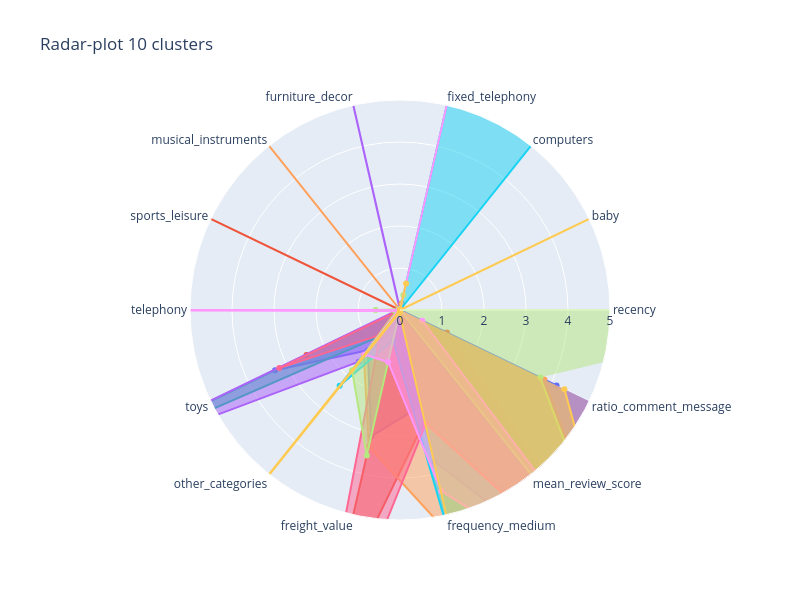

Notebook code cell kept with this figure:
### Code cell
plot_clusters_radar(centroid_normalized_10)

### Figure 1 — Plotly figure (JSON) as saved in the notebook; plotly's stock layout.template omitted (floating-point values rounded to 4 significant figures)
{"data": [{"fill": "toself", "name": "Cluster 0", "r": [0, 3.469e-18, 2.22e-16, 0, 0, 0, 2.22e-16, 0, 3.301, 1.228, 3.088, 2.33, 0, 4.138], "theta": ["recency", "baby", "computers", "fixed_telephony", "furniture_decor", "musical_instruments", "sports_leisure", "telephony", "toys", "other_categories", "freight_value", "frequency_medium", "mean_review_score", "ratio_comment_message"], "type": "scatterpolar"}, {"fill": "toself", "name": "Cluster 1", "r": [0, 0, 0.04539, 0, 1.11e-16, 0.006135, 10, 0, 2.47, 0, 7.469, 2.688, 9.509, 1.238], "theta": ["recency", "baby", "computers", "fixed_telephony", "furniture_decor", "musical_instruments", "sports_leisure", "telephony", "toys", "other_categories", "freight_value", "frequency_medium", "mean_review_score", "ratio_comment_message"], "type": "scatterpolar"}, {"fill": "toself", "name": "Cluster 2", "r": [0, 3.469e-18, 0, 0.1601, 0, 0, 4.441e-16, 0, 10, 0.8089, 0, 0.09787, 10, 0], "theta": ["recency", "baby", "computers", "fixed_telephony", "furniture_decor", "musical_instruments", "sports_leisure", "telephony", "toys", "other_categories", "freight_value", "frequency_medium", "mean_review_score", "ratio_comment_message"], "type": "scatterpolar"}, {"fill": "toself", "name": "Cluster 3", "r": [0, 3.469e-18, 2.22e-16, 0.009842, 10, 0.0017, 0.00602, 0.05213, 8.966, 1.576, 0.386, 3.698, 9.853, 9.378], "theta": ["recency", "baby", "computers", "fixed_telephony", "furniture_decor", "musical_instruments", "sports_leisure", "telephony", "toys", "other_categories", "freight_value", "frequency_medium", "mean_review_score", "ratio_comment_message"], "type": "scatterpolar"}, {"fill": "toself", "name": "Cluster 4", "r": [0, 3.469e-18, 2.22e-16, 0.1548, 0, 10, 2.22e-16, 0, 0.1472, 1.383, 3.334, 5.552, 8.435, 3.815], "theta": ["recency", "baby", "computers", "fixed_telephony", "furniture_decor", "musical_instruments", "sports_leisure", "telephony", "toys", "other_categories", "freight_value", "frequency_medium", "mean_review_score", "ratio_comment_message"], "type": "scatterpolar"}, {"fill": "toself", "name": "Cluster 5", "r": [0, 3.469e-18, 10, 10, 0, 0.001391, 0, 0, 0.05096, 2.305, 0.7469, 6.386, 9.677, 9.912], "theta": ["recency", "baby", "computers", "fixed_telephony", "furniture_decor", "musical_instruments", "sports_leisure", "telephony", "toys", "other_categories", "freight_value", "frequency_medium", "mean_review_score", "ratio_comment_message"], "type": "scatterpolar"}, {"fill": "toself", "name": "Cluster 6", "r": [0, 3.469e-18, 2.22e-16, 0, 0, 0, 2.22e-16, 0, 3.189, 0.7589, 10, 2.771, 9.996, 10], "theta": ["recency", "baby", "computers", "fixed_telephony", "furniture_decor", "musical_instruments", "sports_leisure", "telephony", "toys", "other_categories", "freight_value", "frequency_medium", "mean_review_score", "ratio_comment_message"], "type": "scatterpolar"}, {"fill": "toself", "name": "Cluster 7", "r": [10.0, 3.469e-18, 2.22e-16, 0.3647, 0, 0.02099, 0.03718, 0.5794, 0.1018, 1.833, 3.556, 0, 8.366, 3.708], "theta": ["recency", "baby", "computers", "fixed_telephony", "furniture_decor", "musical_instruments", "sports_leisure", "telephony", "toys", "other_categories", "freight_value", "frequency_medium", "mean_review_score", "ratio_comment_message"], "type": "scatterpolar"}, {"fill": "toself", "name": "Cluster 8", "r": [0, 3.469e-18, 2.22e-16, 9.336, 0, 0.006416, 0.009089, 10, 0.05008, 1.355, 1.268, 4.422, 9.456, 0.5884], "theta": ["recency", "baby", "computers", "fixed_telephony", "furniture_decor", "musical_instruments", "sports_leisure", "telephony", "toys", "other_categories", "freight_value", "frequency_medium", "mean_review_score", "ratio_comment_message"], "type": "scatterpolar"}, {"fill": "toself", "name": "Cluster 9", "r": [0, 10, 2.22e-16, 0.647, 0, 0, 2.22e-16, 0, 0, 10, 0.05582, 10, 8.326, 4.346], "theta": ["recency", "baby", "computers", "fixed_telephony", "furniture_decor", "musical_instruments", "sports_leisure", "telephony", "toys", "other_categories", "freight_value", "frequency_medium", "mean_review_score", "ratio_comment_message"], "type": "scatterpolar"}], "layout": {"height": 600, "polar": {"angularaxis": {"type": "category"}, "radialaxis": {"autorange": false, "range": [0, 5], "type": "linear", "visible": true}}, "showlegend": false, "title": {"text": "Radar-plot 10 clusters"}, "width": 800}}
